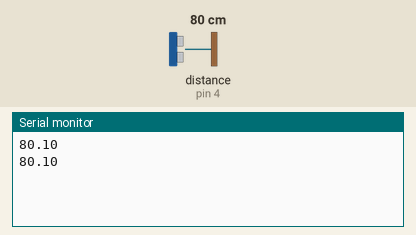
Bench run of a sketch on a simulated Arduino Uno, built with avr-gcc and run on an emulated ATmega328P. On the bench: the last lines printed to the serial monitor. Wiring (inferred from the names in the program): ultrasonic range finder: trigger pin 3; echo pin 4. Inputs (shaded band) come from the test bench; at power-on: distance to the obstacle (sensor on pin 4) 80 cm. The echo pulse lasts 58.3 µs per cm.

Above: at 1.8 s.
1.9 s: distance to the obstacle (sensor on pin 4) set to 2 cm
At 2.5 s:
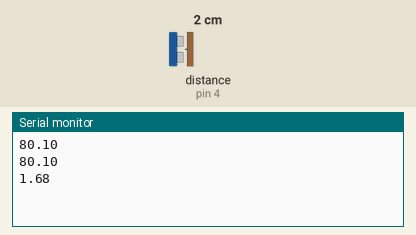
3.4 s: distance to the obstacle (sensor on pin 4) set to 4 cm
At 4.8 s:
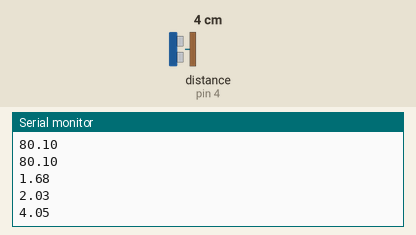
Timing chart, 0 to 6.4 s (numbered marks = the images above; inputs shaded):
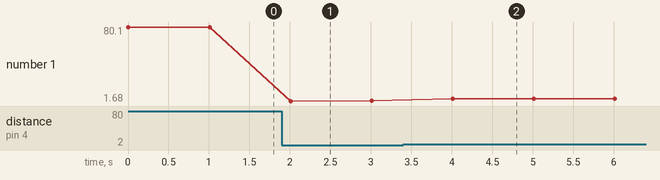

The sketch:

newthang.ino
```cpp
const int triggerPin=3;
const int echoPin=4;
float cm;

void setup(){
    Serial.begin(9600);
    pinMode(triggerPin,OUTPUT);
    pinMode(echoPin,INPUT);
}

void loop(){
    digitalWrite(triggerPin,LOW);
    delayMicroseconds(2);

    digitalWrite(triggerPin,HIGH);
    delayMicroseconds(10);
    digitalWrite(triggerPin,LOW);

    cm=pulseIn(echoPin,HIGH)/58.0;
    cm=(int(cm*100))/100.0;
    Serial.println(cm);
    delay(1000);
}
```

Measured:
- after the input at 1.9 s, the serial monitor: prints a new line after 0.11 s (image 1)
- after the input at 3.4 s, the serial monitor: prints a new line after 0.61 s (image 2)
- plotted number 1: 80.1 → 2.03 after the input at 1.9 s, 2.03 → 4.05 after the input at 3.4 s
